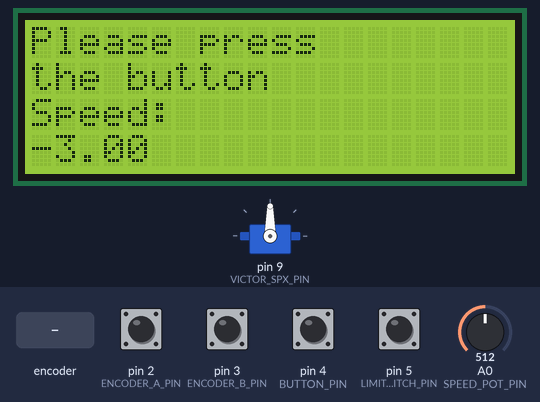
Bench run of a sketch on a simulated Arduino Uno, built with avr-gcc and run on an emulated ATmega328P. Shown: servo, 20×4 character LCD. The test bench sets the inputs (shaded band); at power-on: pin 2 (ENCODER_A_PIN), pin 3 (ENCODER_B_PIN), pin 4 (BUTTON_PIN), pin 5 (LIMIT_SWITCH_PIN) HIGH, A0 (SPEED_POT_PIN) = 512. What the sketch prints to the serial monitor is not drawn.

Above: at 0.9 s.
1.0 s: pin 4 (BUTTON_PIN) pulled LOW for 0.15 s
At 1.22 s:
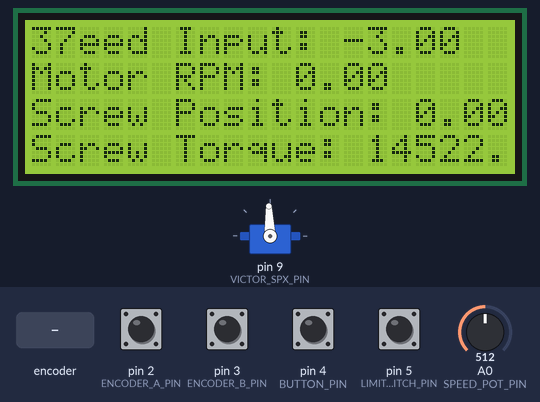
3.1 s: rotary encoder on pin 2 (ENCODER_A_PIN) / pin 3 (ENCODER_B_PIN) turned 2 steps (second pin leading)
At 4.3 s:
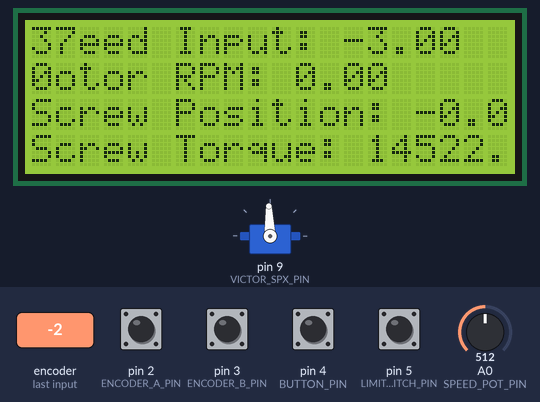
5.0 s: A0 (SPEED_POT_PIN) set to 122
At 5.7 s:
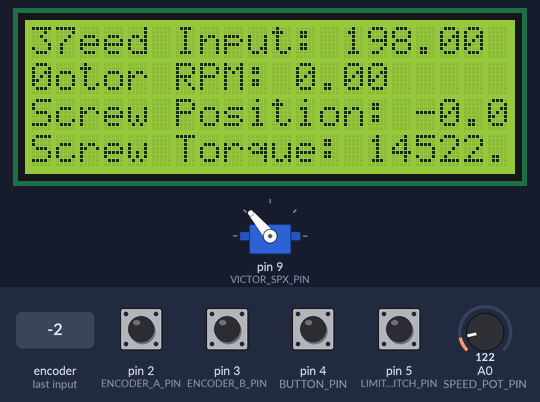
6.8 s: A0 (SPEED_POT_PIN) set to 0
At 8.3 s:
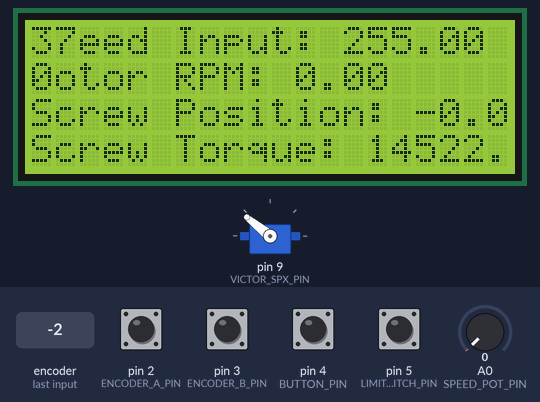
8.6 s: A0 (SPEED_POT_PIN) set to 265
At 9.7 s:
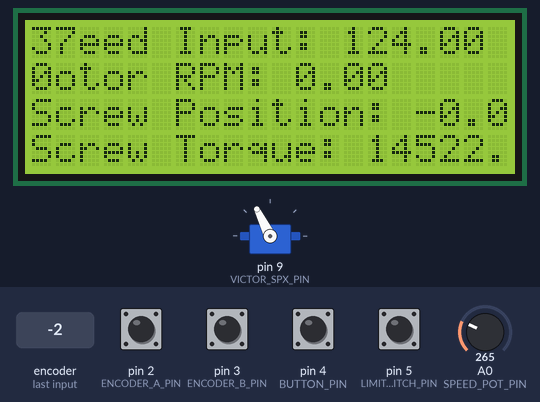
10.4 s: A0 (SPEED_POT_PIN) set to 900
At 11.1 s:
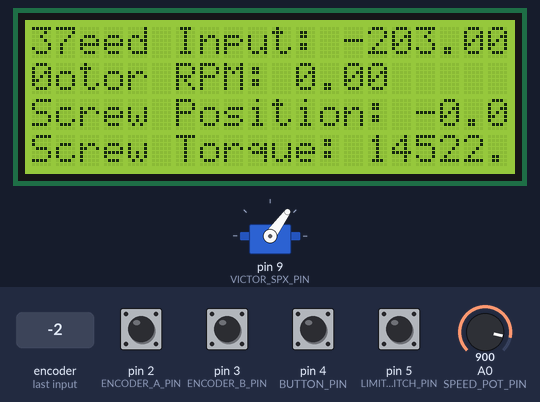
Timing chart, 0 to 13.2 s (numbered marks = the images above; inputs shaded):
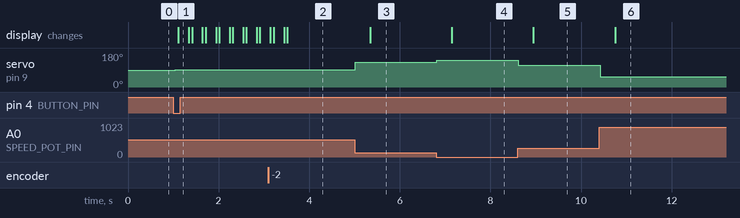

Measured:
- after the input at 1.0 s, servo on pin 9 (VICTOR_SPX_PIN): 90° → 92° at once; the display: changes after 0.11 s (image 1)
- after the input at 3.1 s, the display: first differs from a run without the input after 0.42 s (image 2)
- after the input at 5.0 s, servo on pin 9 (VICTOR_SPX_PIN): 92° → 130° at once; the display: changes after 0.35 s (image 3)
- after the input at 6.8 s, servo on pin 9 (VICTOR_SPX_PIN): 130° → 141° at once; the display: changes after 0.35 s (image 4)
- after the input at 8.6 s, servo on pin 9 (VICTOR_SPX_PIN): 141° → 116° at once; the display: changes after 0.35 s (image 5)
- after the input at 10.4 s, servo on pin 9 (VICTOR_SPX_PIN): 116° → 54° at once; the display: changes after 0.35 s (image 6)

The sketch:

leg_driver.ino
```cpp
#include <LiquidCrystal_I2C.h>
#include <Wire.h>
#include <Servo.h>

#define SPEED_POT_PIN A0
#define LIMIT_SWITCH_PIN 5
#define BUTTON_PIN 4
#define VICTOR_SPX_PIN 9
#define ENCODER_A_PIN 2
#define ENCODER_B_PIN 3

#define ENCODER_CPR 2400.
#define POT_MIN 10
#define POT_MAX 1000
#define HOMING_SPEED 40

#define SCREW_PITCH_MM 5.
#define SCREW_LEN_MM 50
#define GEAR_RATIO 6.

// rpm (tork=0)
#define NO_LOAD_SPEED 5310.0

// mNm (rpm=0)
#define STALL_TORQUE 2420.395

// A   (tork=0)
#define NO_LOAD_CURRENT 2.5

// A   (tork=stall_torque)
#define STALL_CURRENT 131.227

// V
#define MOTOR_VOLTAGE 12.0


// ENCODER
volatile long enc_pos = 0L;
static const int8_t ENC_STATES [] = {0,1,-1,0,-1,0,0,1,1,0,0,-1,0,-1,1,0};  //encoder lookup table

/* Interrupt routine for LEFT encoder, taking care of actual counting */
ISR (PCINT2_vect){
  static uint8_t enc_last=0;

  enc_last <<=2; //shift previous state two places
  enc_last |= (PIND & (3 << 2)) >> 2; //read the current state into lowest 2 bits

  enc_pos += ENC_STATES[(enc_last & 0x0f)];
}

void enc_setup() {
  //set as inputs
  DDRD &= ~(1<<ENCODER_A_PIN);
  DDRD &= ~(1<<ENCODER_B_PIN);

  //enable pull up resistors
  PORTD |= (1<<ENCODER_A_PIN);
  PORTD |= (1<<ENCODER_B_PIN);

  // tell pin change mask to listen to left encoder pins
  PCMSK2 |= (1 << ENCODER_A_PIN)|(1 << ENCODER_B_PIN);

  // enable PCINT1 and PCINT2 interrupt in the general interrupt mask
  PCICR |= (1 << PCIE1) | (1 << PCIE2);
}

long read_encoder() {
  return enc_pos;
}

void reset_encoder() {
  enc_pos = 0;
}
// ENCODER END


// SPEED READING
unsigned long last_motor_speed_update = 0;
unsigned long motor_speed_read_interval = 10;
long last_encoder_reading = 0;
float current_rpm = 0;

// -- Hesap katsayıları --
// rpm/mNm
const float motor_reg = NO_LOAD_SPEED / STALL_TORQUE;
// A/mNm
const float current_slope = (STALL_CURRENT - NO_LOAD_CURRENT) / STALL_TORQUE;


void update_speed() {
  if (last_motor_speed_update == 0) {
    last_motor_speed_update = millis();
    last_encoder_reading = read_encoder();
    return;
  }

  unsigned long elapsed = millis() - last_motor_speed_update;
  if (elapsed > motor_speed_read_interval) {
      float rotation = (read_encoder() - last_encoder_reading) / ENCODER_CPR;
      current_rpm = rotation / (elapsed / 1000.) * 60.;

      // Serial.print(read_encoder());
      // Serial.print(" ");
      // Serial.print(last_encoder_reading);
      // Serial.print(" ");
      // Serial.print(rotation);
      // Serial.print(" ");
      // Serial.print(current_rpm);
      // Serial.print(" ");
      // Serial.println(elapsed/1000.);

      last_motor_speed_update = millis();
      last_encoder_reading = read_encoder();
  }
}

float get_rpm() {
  return current_rpm;
}

// [mNm]
double get_torque_from_rpm(double rpm) {
  return (NO_LOAD_SPEED - rpm) / motor_reg;
}

// [mm/s]
double get_screw_speed(double rpm) {
  return (rpm / 60.0) * (SCREW_PITCH_MM / GEAR_RATIO);
}

// [mNm]
double get_screw_torque(double rpm) {
  float torque_mnm = get_torque_from_rpm(rpm);
  return torque_mnm * GEAR_RATIO;
}

double get_screw_force(double rpm) {
  float screw_torque_Nm = get_screw_torque(rpm) / 1000;
  double pitch_m = SCREW_PITCH_MM * 0.001; // Convert pitch from mm to m
  double force_N = (2 * M_PI * screw_torque_Nm) / pitch_m; // F = 2πT / p
  return force_N;
}


// SPEED READING END


// LCD STUFF
LiquidCrystal_I2C lcd(0x27, 20, 4);
unsigned long last_lcd_update = 0;
unsigned long lcd_update_interval = 300;

void lcd_setup() {
  lcd.init();
  lcd.backlight();

  lcd.setCursor(0, 0);
  lcd.print("Please press");
  lcd.setCursor(0, 1);
  lcd.print("the button");

  lcd.setCursor(0, 2);
  lcd.print("Speed: ");
  lcd.setCursor(0, 3);
  lcd.print(get_pot_input());
}

void lcd_update(
  String val1_str, float val1,
  String val2_str, float val2,
  String val3_str, float val3,
  String val4_str, float val4
  ) {
  if (millis() - last_lcd_update < lcd_update_interval) {
    return;
  }
  last_lcd_update = millis();
  // lcd.clear();
  lcd.setCursor(0, 0);
  lcd.print(val1_str);
  lcd.print(val1, 2);

  lcd.setCursor(0, 1);
  lcd.print(val2_str);
  lcd.print(val2);

  lcd.setCursor(0, 2);
  lcd.print(val3_str);
  lcd.print(val3);

  lcd.setCursor(0, 3);
  lcd.print(val4_str);
  lcd.print(val4);

}
// LCD END


// VICTOR SPX
#define PWM_OFF 1500
#define PWM_MIN 1000
#define PWM_MAX 2000

Servo victor_spx;

void init_motor() {
  victor_spx.attach(VICTOR_SPX_PIN);
}

void set_motor_speed(int spd) {
  int pwm_value = map(spd, -255, 255, PWM_MIN, PWM_MAX);
  victor_spx.writeMicroseconds(pwm_value);
}
// VICTOR SPX END


// ANGLE CALCULATIONS
#define LEG_L1 75
#define LEG_L2 30
#define LEG_Y 10
#define LEG_DMAX 40

float calculate_leg_angle(float screw_position) {
  float d1 = LEG_DMAX - screw_position;
  float l3 = sqrt(pow(d1, 2) + pow(LEG_Y, 2));

  float beta = tan(d1/LEG_Y);
  float alpha = acos( (pow(LEG_L2, 2) + pow(l3, 2) - pow(LEG_L1, 2)) / (2 * LEG_L2 * l3));
  return M_PI/2 - alpha + beta;
}
// ANGLE CALCULATIONS END


// GENERAL FUNCTIONS
float get_pot_input() {
  float speed_input = -map(analogRead(SPEED_POT_PIN), POT_MIN, POT_MAX, -255, 255);
  return min(255, max(-255, speed_input));
}

float is_button_pressed() {
  return !digitalRead(BUTTON_PIN);
}

float is_limit_switch_pressed() {
  return digitalRead(LIMIT_SWITCH_PIN);
}

float get_rotation() {
  return read_encoder() / ENCODER_CPR;
}

float get_output_length() {
  return get_rotation() / GEAR_RATIO * SCREW_PITCH_MM;
}

void home_system() {
  lcd.clear();
  lcd.setCursor(0, 0);
  lcd.print("Homing...");
  lcd.setCursor(0, 1);
  lcd.print("Homing Speed: ");
  lcd.print(HOMING_SPEED);

  while (!is_limit_switch_pressed()) {
    // Serial.println("Waiting for limit switch");
    set_motor_speed(-HOMING_SPEED);
    delay(10);
  }

  reset_encoder();
}

void setup() {
  Serial.begin(115200);
  Serial.println("Started.");

  pinMode(LIMIT_SWITCH_PIN, INPUT_PULLUP);
  pinMode(BUTTON_PIN, INPUT_PULLUP);
  pinMode(VICTOR_SPX_PIN, OUTPUT);

  init_motor();
  lcd_setup();
  enc_setup();

  // tuş basılana kadar bekle
  while (!is_button_pressed()) {
    // Serial.println("Waiting for button!");
    lcd.setCursor(0, 3);
    lcd.print(get_pot_input());
    delay(10);
  }
  home_system();

  lcd.clear();
}

void loop() {
  float speed_input = get_pot_input();

  // motor hız ayarlaması
  if (get_output_length() >= SCREW_LEN_MM) {
    speed_input = min(0, speed_input);
  }
  if (get_output_length() <= -SCREW_LEN_MM) {
    speed_input = max(0, speed_input);
  }
  set_motor_speed(speed_input);

  float rpm = get_rpm();
  float screw_pos = get_output_length();
  float screw_torque = get_screw_torque(rpm);
  float screw_force = get_screw_force(rpm);

  Serial.println(rpm);

  lcd_update(
    "Speed Input: ",    speed_input,
    "Motor RPM: ",      rpm,
    "Screw Position: ", screw_pos,
    "Screw Torque: ",   screw_torque
  );

  // lcd_update(
  //   "Speed Input: ",    speed_input,
  //   "Motor RPM: ",      rpm,
  //   "Screw Torque: ",   screw_torque,
  //   "Screw Force: ",    screq_force
  // );

  update_speed();
}
```
